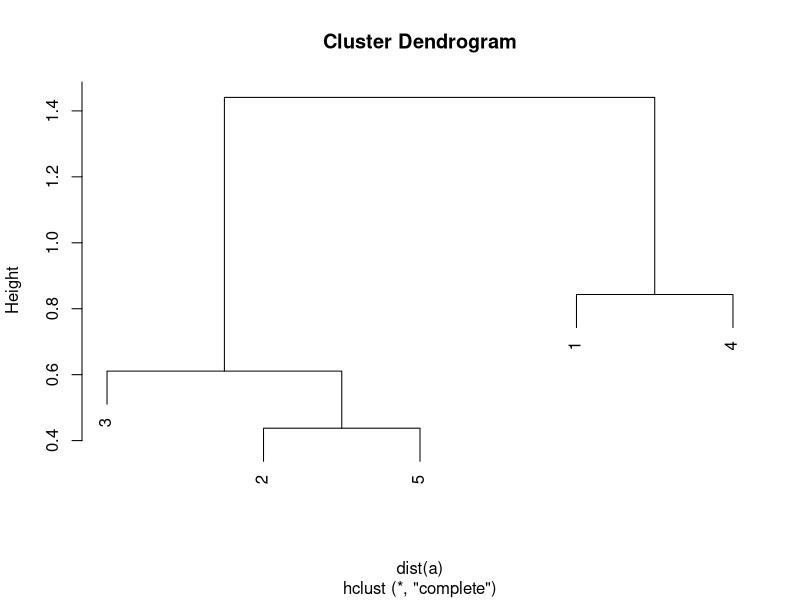
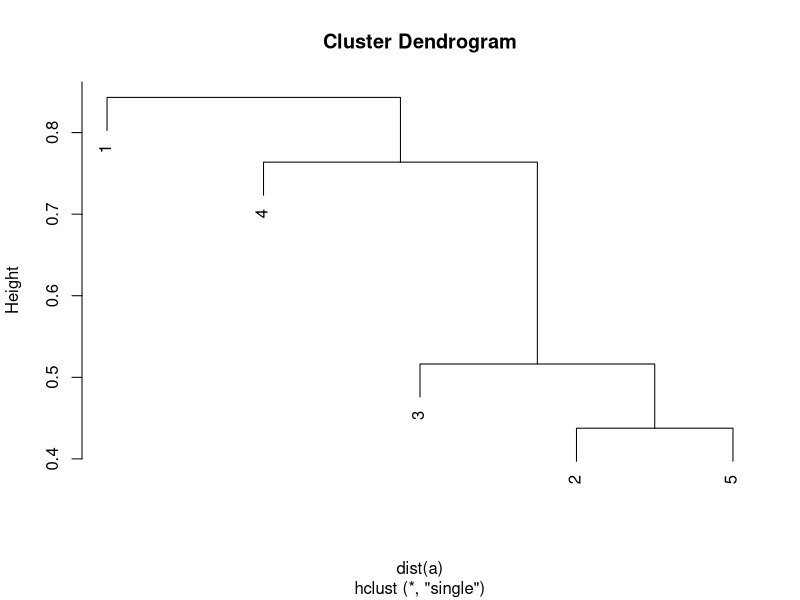

R code for these plots, in order:
a = matrix(
  c(1.0,0.1,0.41,0.55,0.35,0.1,1.0,0.64,0.47,0.98,0.41,0.64,1.0,0.44,0.85,0.55,0.47,0.44,1.00,0.76,0.35,0.98,0.85,0.76,1.00),
  nrow =5,
  ncol = 5
)
b = hclust(dist(a))
plot(b)

c = hclust(dist(a), method = "single")
plot(c)

